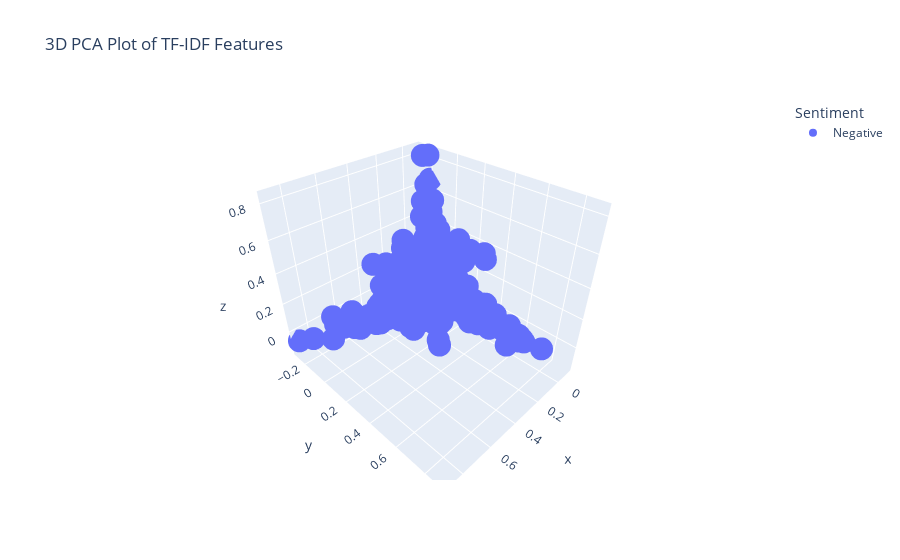

Notebook source saved alongside this figure:
### Code cell
# Perform 3D PCA on a sample of TF-IDF vectors and visualize sentiment separation using a 3D scatter plot

from sklearn.decomposition import PCA
import plotly.express as px

X_dense = X[:5000].toarray()

y_sample = y[:5000]

pca = PCA(n_components=3)
X_pca = pca.fit_transform(X_dense)

fig = px.scatter_3d(
    x=X_pca[:, 0], y=X_pca[:, 1], z=X_pca[:, 2],
    color=y_sample.map({0: "Negative", 1: "Positive"}),
    title="3D PCA Plot of TF-IDF Features",
    labels={'color': 'Sentiment'}
)
fig.show()

### Figure 1 — Plotly figure (JSON) as saved in the notebook; plotly's stock layout.template omitted (floating-point values rounded to 4 significant figures; data arrays with more than 128 entries replaced by an {"elided": "..."} marker saying what was removed)
{"data": [{"hovertemplate": "Sentiment=Negative<br>x=%{x}<br>y=%{y}<br>z=%{z}<extra></extra>", "legendgroup": "Negative", "marker": {"color": "#636efa", "symbol": "circle"}, "mode": "markers", "name": "Negative", "scene": "scene", "showlegend": true, "type": "scatter3d", "x": {"elided": "5000 float values"}, "y": {"elided": "5000 float values"}, "z": {"elided": "5000 float values"}}], "layout": {"autosize": true, "legend": {"title": {"text": "Sentiment"}, "tracegroupgap": 0}, "scene": {"aspectmode": "auto", "aspectratio": {"x": 0.9498, "y": 1.121, "z": 0.9392}, "domain": {"x": [0, 1], "y": [0, 1]}, "xaxis": {"title": {"text": "x"}, "type": "linear"}, "yaxis": {"title": {"text": "y"}, "type": "linear"}, "zaxis": {"title": {"text": "z"}, "type": "linear"}}, "title": {"text": "3D PCA Plot of TF-IDF Features"}}}
